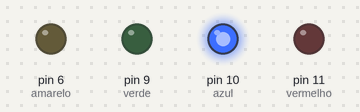
This sketch was run on a simulated Arduino Uno, built with avr-gcc and run on an emulated ATmega328P. On the bench: output pins drawn as LEDs (lit = HIGH).

Above: at 0.2 s.
At 1.7 s:
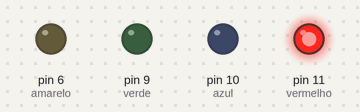
At 2.37 s:
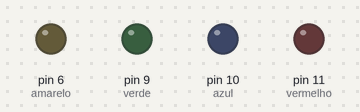
At 3.12 s:
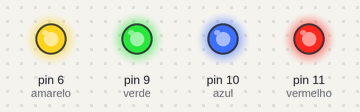
At 4.7 s:
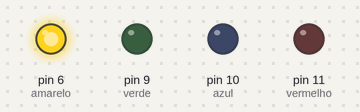
At 6.2 s:
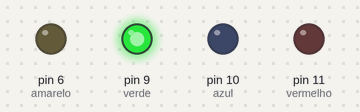
Timing chart, 0 to 6.5 s (numbered marks = the images above):
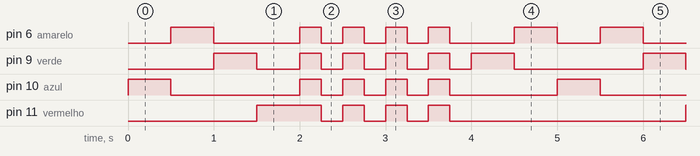

The sketch:

c1.ino
```cpp
int azul=10; int vermelho=11; int verde=9; int amarelo=6; int tempo=500; int tt=tempo/2;
void setup() {
  // put your setup code here, to run once:
  pinMode(azul,OUTPUT);
  pinMode(vermelho,OUTPUT);
  pinMode(verde,OUTPUT);
  pinMode(amarelo,OUTPUT);

}

void loop() {
  // put your main code here, to run repeatedly:
  digitalWrite(azul,HIGH);
  digitalWrite(vermelho,LOW);
  digitalWrite(verde,LOW);
  digitalWrite(amarelo,LOW);
  delay(tempo);
  //=======================
  digitalWrite(azul,LOW);
  digitalWrite(vermelho,LOW);
  digitalWrite(verde,LOW);
  digitalWrite(amarelo,HIGH);
  delay(tempo);
  //======================
  digitalWrite(azul,LOW);
  digitalWrite(vermelho,LOW);
  digitalWrite(verde,HIGH);
  digitalWrite(amarelo,LOW);
  delay(tempo);
  //======================
  digitalWrite(azul,LOW);
  digitalWrite(vermelho,HIGH);
  digitalWrite(verde,LOW);
  digitalWrite(amarelo,LOW);
  delay(tempo);
  //=================================================================================
  digitalWrite(azul,HIGH);//YTFYTDCVCTDYSVCTDYSVCYTTTTTTTTTTTTTTTTTTTTTCVTDYTYAAVCAYV
  digitalWrite(vermelho,HIGH);
  digitalWrite(verde,HIGH);
  digitalWrite(amarelo,HIGH);
  delay(tt);
  digitalWrite(azul,LOW);//YTFYTDCVCTDYSVCTDYSVCYTTTTTTTTTTTTTTTTTTTTTCVTDYTYAAVCAYV
  digitalWrite(vermelho,LOW);
  digitalWrite(verde,LOW);
  digitalWrite(amarelo,LOW);
  delay(tt);
  digitalWrite(azul,HIGH);//YTFYTDCVCTDYSVCTDYSVCYTTTTTTTTTTTTTTTTTTTTTCVTDYTYAAVCAYV
  digitalWrite(vermelho,HIGH);
  digitalWrite(verde,HIGH);
  digitalWrite(amarelo,HIGH);
  delay(tt);
  digitalWrite(azul,LOW);//YTFYTDCVCTDYSVCTDYSVCYTTTTTTTTTTTTTTTTTTTTTCVTDYTYAAVCAYV
  digitalWrite(vermelho,LOW);
  digitalWrite(verde,LOW);
  digitalWrite(amarelo,LOW);
  delay(tt);
  digitalWrite(azul,HIGH);//YTFYTDCVCTDYSVCTDYSVCYTTTTTTTTTTTTTTTTTTTTTCVTDYTYAAVCAYV
  digitalWrite(vermelho,HIGH);
  digitalWrite(verde,HIGH);
  digitalWrite(amarelo,HIGH);
  delay(tt);
  digitalWrite(azul,LOW);//YTFYTDCVCTDYSVCTDYSVCYTTTTTTTTTTTTTTTTTTTTTCVTDYTYAAVCAYV
  digitalWrite(vermelho,LOW);
  digitalWrite(verde,LOW);
  digitalWrite(amarelo,LOW);
  delay(tt);
  digitalWrite(azul,HIGH);//YTFYTDCVCTDYSVCTDYSVCYTTTTTTTTTTTTTTTTTTTTTCVTDYTYAAVCAYV
  digitalWrite(vermelho,HIGH);
  digitalWrite(verde,HIGH);
  digitalWrite(amarelo,HIGH);
  delay(tt);
  digitalWrite(azul,LOW);//YTFYTDCVCTDYSVCTDYSVCYTTTTTTTTTTTTTTTTTTTTTCVTDYTYAAVCAYV
  digitalWrite(vermelho,LOW);
  digitalWrite(verde,LOW);
  digitalWrite(amarelo,LOW);
  delay(tt);

  //--------------
  digitalWrite(azul,LOW);
  digitalWrite(vermelho,LOW);
  digitalWrite(verde,HIGH);
  digitalWrite(amarelo,LOW);
  delay(tempo);
  //=====================
  digitalWrite(azul,LOW);
  digitalWrite(vermelho,LOW);
  digitalWrite(verde,LOW);
  digitalWrite(amarelo,HIGH);
  delay(tempo);
 //=====================
 digitalWrite(azul,HIGH);
  digitalWrite(vermelho,LOW);
  digitalWrite(verde,LOW);
  digitalWrite(amarelo,LOW);
  //delay(tempo);
  /*digitalWrite(azul,LOW);
  digitalWrite(vermelho,LOW);
  digitalWrite(verde,LOW);
  digitalWrite(amarelo,LOW);*/

}
```

Measured:
- by itself, pin 9 (verde): repeats every 5.0 s: LOW 0.50 s, 4 × (HIGH 0.25 s, LOW 0.25 s), HIGH 0.50 s, LOW 1.5 s, HIGH 0.50 s
- by itself, pin 10 (azul): repeats every 5.0 s: LOW 1.5 s, 3 × (HIGH 0.25 s, LOW 0.25 s), HIGH 0.25 s, LOW 1.3 s, HIGH 0.50 s
- by itself, pin 11 (vermelho): repeats every 5.0 s: 3 × (LOW 0.25 s, HIGH 0.25 s), LOW 2.8 s, HIGH 0.75 s
- by itself, pin 6 (amarelo): repeats every 5.0 s: LOW 1.0 s, 3 × (HIGH 0.25 s, LOW 0.25 s), HIGH 0.25 s, LOW 0.75 s, HIGH 0.50 s, LOW 0.50 s, HIGH 0.50 s
